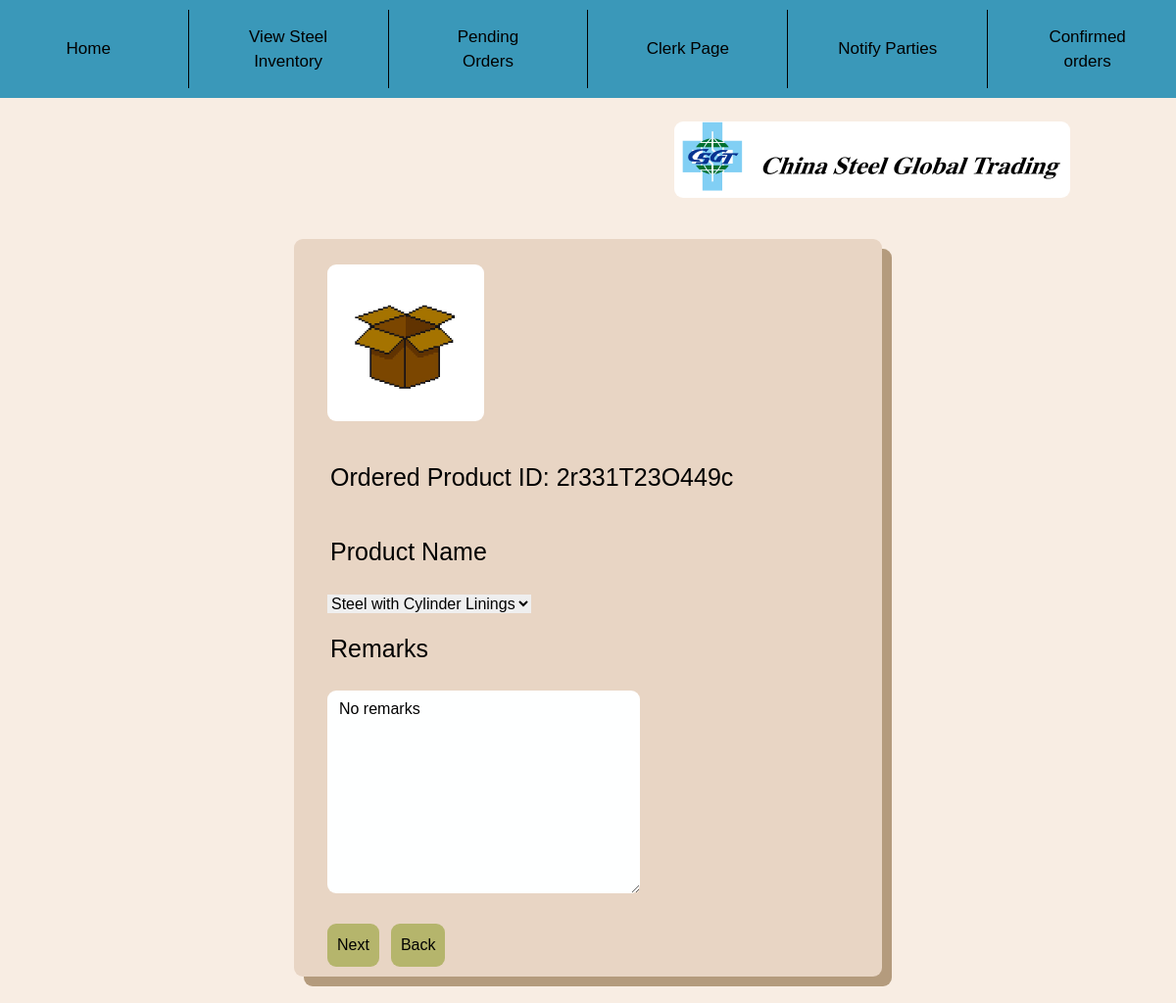
Page /editorder/19/ on the committed database.
### Inventory/models.py (models this page shows, shortened)
class OrderedProduct(models.Model):
    remarks = models.CharField(max_length=200)
    quantity = models.IntegerField(default=0)
    totalcost = models.DecimalField(default=0, validators=[DecimalValidator(10,2)], decimal_places=2, max_digits=10)
    OrderedProductID = models.CharField(default=None, unique=True, max_length=13)
    OrderID = models.ForeignKey(FinalOrder, default=None, on_delete=models.CASCADE)
    Marks = models.ForeignKey(Product, on_delete=models.CASCADE)
    objects = models.Manager()

class Product(models.Model): #Steels, not food
    objects = models.Manager()
    Name = models.CharField(max_length=200, unique=True)
    Image = models.ImageField(default= "images/defproduct.jpg", blank=True, upload_to="images/") #not have image if we dont have one, uploaded to images folder automatically
    Manufacturer = models.CharField(default=None, max_length=100)
    ManuLoc = models.CharField(default=None,max_length=255)
    Color = models.CharField(default=None, max_length=20)
    Status = models.BooleanField(default=True) #Records incase of removed
    Measurement = models.CharField(default=None, max_length=30)
    Description = models.CharField(default=None, max_length=500)
    GrossWeight = models.CharField(default=None, max_length=40)
    Marks = models.CharField(default=None, null=True, max_length=300)
    Length = models.CharField(max_length=20)
    Cost = models.DecimalField(default=0, validators=[DecimalValidator(7,2)], decimal_places=2, max_digits=7) #declared value USD
    Stock = models.BigIntegerField(default=0)
    Contact = models.CharField(max_length=500)

### Inventory/views.py (the view)
# urls.py: path('editorder/<int:pk>/', views.ChangeTrans, name='editorder'),
def ChangeTrans(request,pk):
    condition = ""
    ChosenTrans = get_object_or_404(OrderedProduct, pk=pk)
    quant = ChosenTrans.Marks.Stock
    prods = Product.objects.filter(Stock__gte = 1).filter(Status = True)
    currentq = ChosenTrans.quantity
    currentprod = ChosenTrans.Marks.Name
    stocky = []
    prody = []
    for x in range(1,quant+1):
        stocky.append(x)
    for x in prods:
        prody.append(x.Name)
    if request.method == 'POST':
        print('Authenticated!')
        print(ChosenTrans.pk)
        condition = True
        request.session['OrderedPRem'] = ChosenTrans.pk
        request.session['OrderPname'] = request.POST.get('proddrop')
        request.session['manufacturer'] = request.POST.get('Manufacturer')
        request.session['Remarks'] = request.POST.get('Description')
        if request.session['OrderPname'] == "":
            request.session['OrderPname'] = ChosenTrans.Marks.Name
        return redirect('confirmorder', pk)
    else:
        condition = True
        return render(request,'Inventory/Editorder.html',{
                    'C' : condition,
                    'K' : ChosenTrans,
                    'Prod' : currentprod,
                    'A' : stocky,
                    'P' : prody,
                    'Q' : currentq
            })

### Inventory/templates/Inventory/Editorder.html (shortened to what this page needs)
{% extends 'Inventory/base.html' %}
{% load static %}
    {% block content %}
    <br><br><br>
    <form method="POST" action="{% url 'editorder' pk=K.pk %}">{% csrf_token %}
        <div class="container" style="position: relative;">
            <img src="{{K.Marks.Image.url}}" class="image" style=" margin-top: 2vh; margin-left: 2vw; border-radius: 9px;"><br>
            <div class="Largetext"> Ordered Product ID: {{K.OrderedProductID}}</div>
            <div class="Largetext"> Product Name </div>
            <select type="text" id="proddrop" name="proddrop" style=" margin-left: 2vw;">
                <option value=""> {{K.Marks.Name}} </option>
            </select>
            <div class="Largetext"> Remarks </div>
            <textarea type="text" class="forminput" name="Description" id="Description" rows="8" style="margin-left: 2vw;"> {{K.remarks}} </textarea><br><br>
            <span style=" display: inline-flex; margin-left: 2vw; max-width: 100%;">
                <button class="Button" id="submit" type="submit" style= "margin-right: 1vw;"> Next </button>
                <a class="Button ml-20" href="{% url 'UnfTrans' pk=K.OrderID.pk %}"> Back </a>
            </span>
        </div>
    </form>
    <br><br>
    {% endblock %}

### rows in the picture
OrderedProduct: Marks.Image (picture), OrderedProductID "2r331T23O449c", proddrop "Steel with Cylinder Linings", Description "No remarks"
